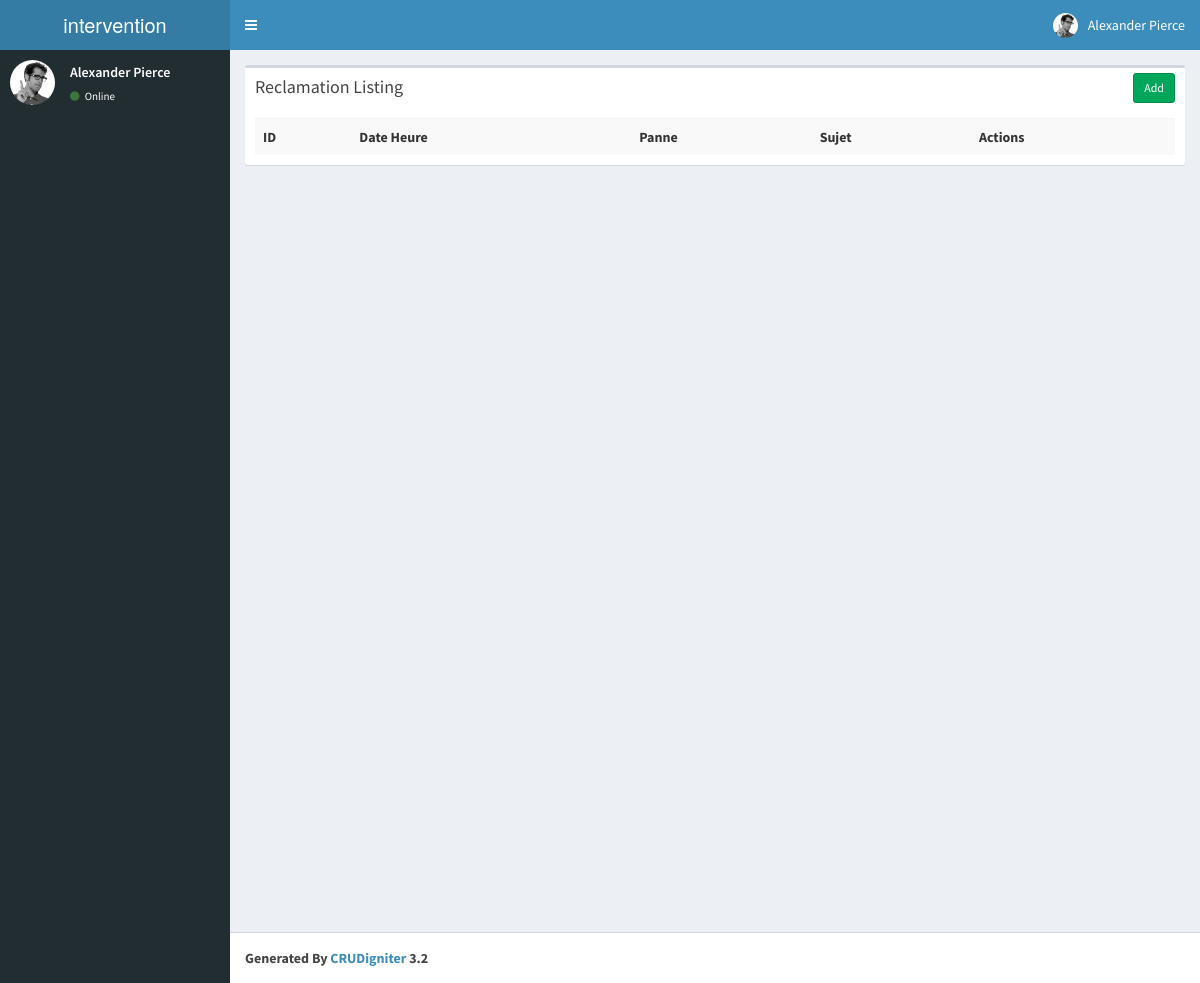
The app's page /index.php/reclamation, older data.
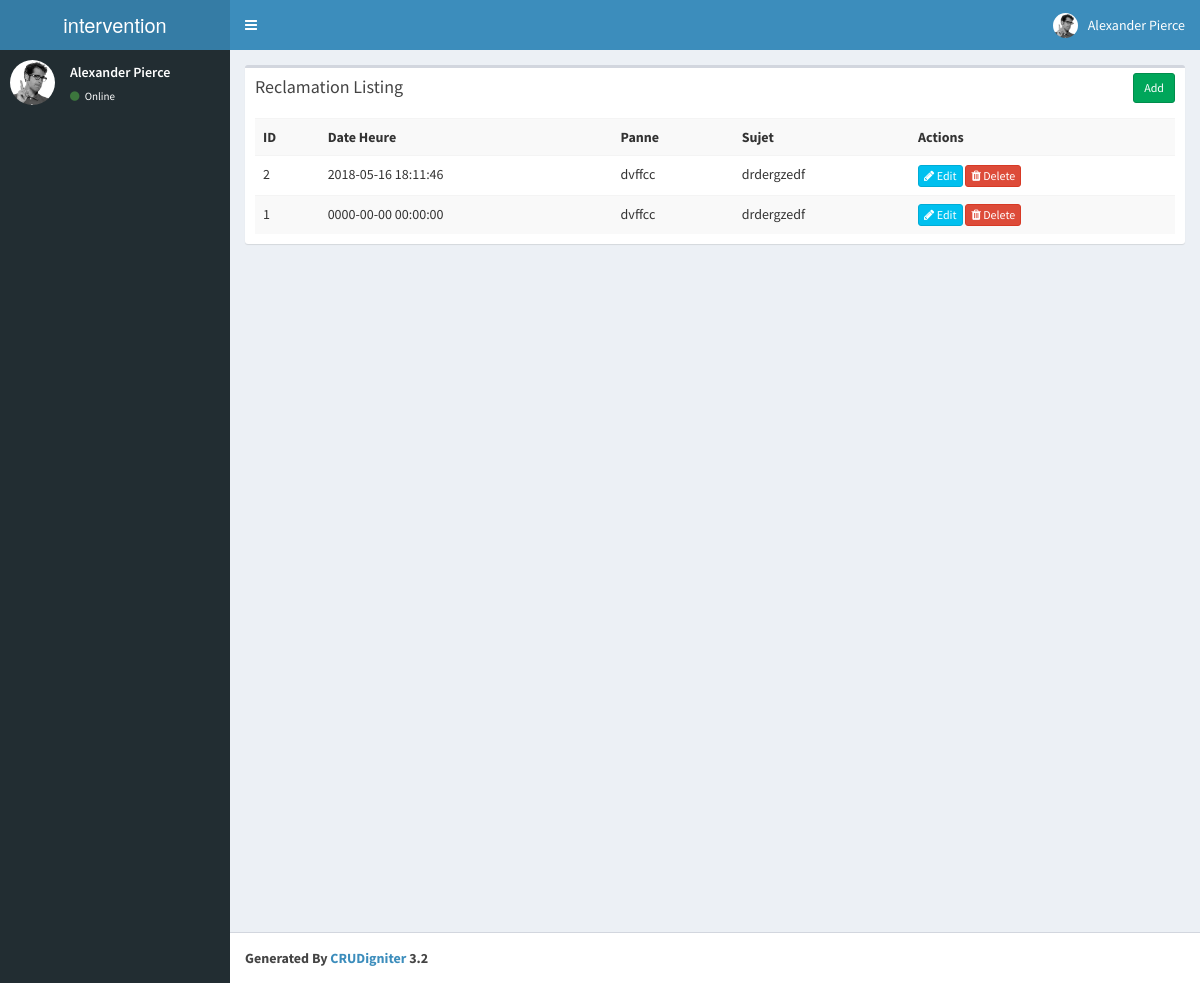
The same page, newer data.
### tables this page shows
CREATE TABLE `reclamation` (
  `id` int(10) NOT NULL AUTO_INCREMENT,
  `date_heure` datetime DEFAULT NULL,
  `sujet` varchar(200) DEFAULT NULL,
  `panne` varchar(500) DEFAULT NULL,
  `id_company` int(10) DEFAULT NULL,
  `id_user` int(10) DEFAULT NULL,
  PRIMARY KEY (`id`)
);

### application/controllers/Reclamation.php (called while the page is built, shortened)
<?php
class Reclamation extends CI_Controller{
    function __construct()
    {
        $this->load->model('Reclamation_model');
    }
    function index()
    {
        $data['reclamation'] = $this->Reclamation_model->get_all_reclamation();
        $data['_view'] = 'reclamation/index';
        $this->load->view('layouts/main',$data);
    }
}

### index.php (called while the page is built, shortened)
<?php
require_once BASEPATH.'core/CodeIgniter.php';

### application/models/Reclamation_model.php (called while the page is built, shortened)
<?php
class Reclamation_model extends CI_Model
{
    function get_all_reclamation()
    {
        $this->db->order_by('id', 'desc');
        return $this->db->get('reclamation')->result_array();
    }
}

### application/views/reclamation/index.php (the view)
<div class="row">
    <div class="col-md-12">
        <div class="box">
            <div class="box-header">
                <h3 class="box-title">Reclamation Listing</h3>
            	<div class="box-tools">
                    <a href="<?php echo site_url('reclamation/add'); ?>" class="btn btn-success btn-sm">Add</a>
                </div>
            </div>
            <div class="box-body">
                <table class="table table-striped">
                    <tr>
						<th>ID</th>
						<th>Date Heure</th>
						<th>Panne</th>
						<th>Sujet</th>
						<th>Actions</th>
                    </tr>
                    <?php foreach($reclamation as $r){ ?>
                    <tr>
						<td><?php echo $r['id']; ?></td>
						<td><?php echo $r['date_heure']; ?></td>
						<td><?php echo $r['panne']; ?></td>
						<td><?php echo $r['sujet']; ?></td>
						<td>
                            <a href="<?php echo site_url('reclamation/edit/'.$r['id']); ?>" class="btn btn-info btn-xs"><span class="fa fa-pencil"></span> Edit</a>
                            <a href="<?php echo site_url('reclamation/remove/'.$r['id']); ?>" class="btn btn-danger btn-xs"><span class="fa fa-trash"></span> Delete</a>
                        </td>
                    </tr>
                    <?php } ?>
                </table>
            </div>
        </div>
    </div>
</div>

### application/views/layouts/main.php (shortened to what this page needs)
<!DOCTYPE html>
<html>
    <head>
        <link rel="stylesheet" href="<?php echo site_url('resources/css/bootstrap.min.css');?>">
        <link rel="stylesheet" href="<?php echo site_url('resources/css/font-awesome.min.css');?>">
        <link rel="stylesheet" href="https://cdnjs.cloudflare.com/ajax/libs/ionicons/2.0.1/css/ionicons.min.css">
        <link rel="stylesheet" href="<?php echo site_url('resources/css/bootstrap-datetimepicker.min.css');?>">
        <link rel="stylesheet" href="<?php echo site_url('resources/css/AdminLTE.min.css');?>">
        <link rel="stylesheet" href="<?php echo site_url('resources/css/_all-skins.min.css');?>">
        <link rel="stylesheet" href="<?php echo site_url('resources/fullcallendar/fullcalendar.min.css');?>">
    </head>
    <body class="hold-transition skin-blue sidebar-mini">
        <div class="wrapper">
            <header class="main-header">
                <a href="" class="logo">
                    <span class="logo-lg">intervention</span>
                </a>
                <nav class="navbar navbar-static-top">
                    <a href="#" class="sidebar-toggle" data-toggle="offcanvas" role="button">
                    </a>
                    <div class="navbar-custom-menu">
                        <ul class="nav navbar-nav">
                            <li class="dropdown user user-menu">
                                <a href="#" class="dropdown-toggle" data-toggle="dropdown">
                                    <img src="<?php echo site_url('resources/img/user2-160x160.jpg');?>" class="user-image" alt="User Image">
                                    <span class="hidden-xs">Alexander Pierce</span>
                                </a>
                            </li>
                        </ul>
                    </div>
                </nav>
            </header>
            <aside class="main-sidebar">
                <section class="sidebar">
                    <div class="user-panel">
                        <div class="pull-left image">
                            <img src="<?php echo site_url('resources/img/user2-160x160.jpg');?>" class="img-circle" alt="User Image">
                        </div>
                        <div class="pull-left info">
                            <p>Alexander Pierce</p>
                            <a href="#"><i class="fa fa-circle text-success"></i> Online</a>
                        </div>
                    </div>
                </section>
            </aside>
            <div class="content-wrapper">
                <section class="content">
                    <?php
                    if(isset($_view) && $_view)
                        $this->load->view($_view);
                    ?>
                </section>
            </div>
            <footer class="main-footer">
                <strong>Generated By <a href="http://www.crudigniter.com/">CRUDigniter</a> 3.2</strong>
            </footer>
        </div>
    </body>
</html>

Row changes from the older to the newer data that the page shows:
added reclamation: id "2", date_heure "2018-05-16 18:11:46", panne "dvffcc", sujet "drdergzedf"
added reclamation: id "1", date_heure "0000-00-00 00:00:00", panne "dvffcc", sujet "drdergzedf"
